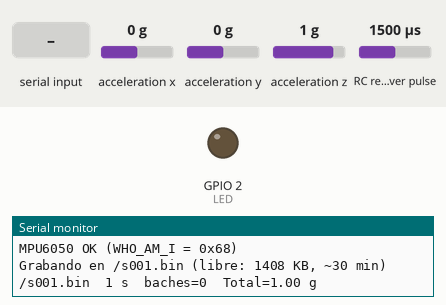
Bench run of a sketch on a simulated ESP32. Shown: output pins drawn as LEDs (lit = HIGH), the last lines printed to the serial monitor. Wiring (inferred from the names in the program): RC receiver channel: data GPIO 18; MPU-6050 motion sensor at I2C address 0x68. Dashed ring = blinking. Inputs (shaded band) come from the test bench; at power-on: acceleration x 0 g, acceleration y 0 g, acceleration z 1 g, RC receiver pulse 1500 µs. Storage starts empty.

Above: at 1.5 s.
1.6 s: acceleration x set to -1.4 g
4.6 s: "L" received over Serial
10.6 s: acceleration x set to -1 g
13.6 s: acceleration x set to -0.7 g
At 14.7 s:
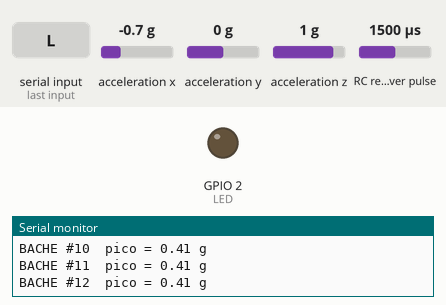
15.1 s: acceleration x set to 0.7 g
16.6 s: acceleration x set to 1 g
At 16.75 s:
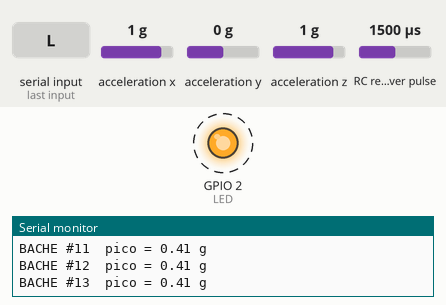
Timing chart, 0 to 20.6 s (numbered marks = the images above; inputs shaded):
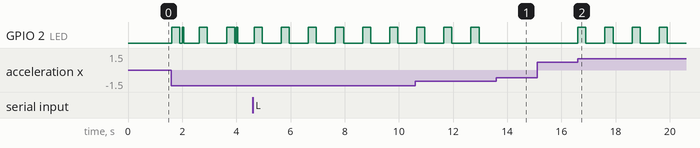

Measured:
- the behaviour switches between 0.8 and 0.9 g on acceleration x (found by bisection; images 1 and 2)
- after the input at 13.6 s, GPIO 2 (LED): stops changing and stays LOW
- after the input at 15.1 s, every drawn part: stays the same
- after the input at 16.6 s, GPIO 2 (LED): alternates HIGH for 0.30 s and LOW for 0.70 s, starting at once
- by itself, GPIO 2 (LED): alternates HIGH for 0.30 s and LOW for 0.70 s

The sketch:

esp32-logger-sin-ble.ino
```cpp
/*
 * PIN Tunja – Registrador de datos SIN Bluetooth (ESP32 DevKit V1 + MPU6050 + sensor de choque)
 *
 * Al recibir energía (power bank) empieza a grabar solo, en la memoria Flash del ESP32:
 *   - 100 lecturas por segundo del MPU6050 (ax, ay, az crudos, ±2 g → 16384 = 1 g)
 *   - Marcas por lectura: sensor de choque activado, bache detectado (MPU + choque), botón BOOT presionado
 * Cada vez que se enciende crea una sesión nueva: /s001.bin, /s002.bin, ...
 * Con ~3 MB de memoria caben unos 60 minutos de grabación en total.
 *
 * LED azul:
 *   - parpadeo corto cada 2 s  → está grabando
 *   - destello más largo       → detectó un bache
 *   - encendido fijo           → memoria llena (hay que descargar y borrar)
 * Botón BOOT: presiónalo cuando pasen por un hueco para marcarlo a mano (sirve como etiqueta).
 *
 * Descargar los datos: conecta el ESP32 al PC y ejecuta scripts/descargar_esp32.py (guarda un CSV por sesión).
 * Comandos por el Monitor Serie (921600 baudios): L = listar, G = nueva sesión, X = borrar todo.
 *
 * IDE de Arduino: placa "ESP32 Dev Module",
 *   Partition Scheme: "No OTA (1MB APP/3MB SPIFFS)"  ← importante para tener ~60 min de memoria.
 *
 * Conexiones:
 *   MPU6050:          VCC -> 3V3 | GND -> GND | SDA -> D21 | SCL -> D22
 *   Sensor de choque: (+) centro -> 3V3 | (-) -> GND | S -> D18
 */
#include <Wire.h>
#include <LittleFS.h>

// ---------------- Pines ----------------
const int PIN_SDA = 21, PIN_SCL = 22;
const int PIN_CHOQUE = 18;
const int PIN_BOTON = 0;     // botón BOOT de la placa
const int LED = 2;
const uint8_t MPU = 0x68;

// ---------------- Ajustes ----------------
const uint32_t PERIOD_US = 10000;        // 100 Hz
const float UMBRAL_G = 0.30;             // golpe del MPU: |a| - 1 g >= 0,30 g
const uint32_t VENTANA_CHOQUE_MS = 200;  // el sensor de choque debe coincidir
const uint32_t ESPERA_MS = 1000;         // no contar el mismo hueco dos veces
const size_t MARGEN_BYTES = 32 * 1024;   // espacio que se deja libre

// Registro de 8 bytes por lectura
struct __attribute__((packed)) Muestra {
  int16_t ax, ay, az;
  uint16_t marcas;   // bit0 = choque, bit1 = bache detectado, bit2 = botón BOOT
};

volatile uint32_t ultimoChoque = 0;
volatile bool choqueFlag = false;
void IRAM_ATTR alChoque() { ultimoChoque = millis(); choqueFlag = true; }

File archivo;
bool grabando = false, llena = false;
char nombre[24];
uint32_t muestras = 0, baches = 0, ultimoBache = 0, ultimoFlush = 0, ledHasta = 0;
uint32_t nextTick = 0;

// ---------------- Sensor ----------------
void writeReg(uint8_t reg, uint8_t val) {
  Wire.beginTransmission(MPU); Wire.write(reg); Wire.write(val); Wire.endTransmission();
}

bool readAccel(int16_t &ax, int16_t &ay, int16_t &az) {
  Wire.beginTransmission(MPU); Wire.write(0x3B);
  if (Wire.endTransmission(false) != 0) return false;
  if (Wire.requestFrom((int)MPU, 6) != 6) return false;
  ax = (Wire.read() << 8) | Wire.read();
  ay = (Wire.read() << 8) | Wire.read();
  az = (Wire.read() << 8) | Wire.read();
  return true;
}

// ---------------- Archivos ----------------
size_t libre() { return LittleFS.totalBytes() - LittleFS.usedBytes(); }

void nuevaSesion() {
  if (grabando) { archivo.close(); grabando = false; }
  if (libre() < MARGEN_BYTES) { llena = true; Serial.println("Memoria llena: descarga y borra"); return; }
  for (int n = 1; n < 1000; n++) {
    snprintf(nombre, sizeof(nombre), "/s%03d.bin", n);
    if (!LittleFS.exists(nombre)) break;
  }
  archivo = LittleFS.open(nombre, "w");
  grabando = (bool)archivo;
  llena = false;
  muestras = 0; baches = 0;
  Serial.printf("Grabando en %s (libre: %u KB, ~%u min)\n", nombre,
                (unsigned)(libre() / 1024), (unsigned)(libre() / (sizeof(Muestra) * 100) / 60));
}

void detener() {
  if (grabando) { archivo.close(); grabando = false; Serial.printf("Sesion %s cerrada\n", nombre); }
}

void listar() {
  detener();
  File raiz = LittleFS.open("/");
  for (File f = raiz.openNextFile(); f; f = raiz.openNextFile()) {
    Serial.printf("  %s  %u bytes  (~%u s)\n", f.name(), (unsigned)f.size(),
                  (unsigned)(f.size() / sizeof(Muestra) / 100));
  }
  Serial.printf("Libre: %u KB de %u KB\n", (unsigned)(libre() / 1024), (unsigned)(LittleFS.totalBytes() / 1024));
}

// Envía cada archivo como: "FILE <nombre> <bytes>\n" + bytes crudos. Al final "END\n".
void descargar() {
  detener();
  uint8_t buf[512];
  File raiz = LittleFS.open("/");
  for (File f = raiz.openNextFile(); f; f = raiz.openNextFile()) {
    if (f.size() == 0) continue;
    Serial.printf("FILE %s %u\n", f.name(), (unsigned)f.size());
    size_t n;
    while ((n = f.read(buf, sizeof(buf))) > 0) Serial.write(buf, n);
    Serial.flush();
  }
  Serial.println("END");
}

void borrarTodo() {
  detener();
  File raiz = LittleFS.open("/");
  String nombres[200]; int k = 0;
  for (File f = raiz.openNextFile(); f && k < 200; f = raiz.openNextFile()) nombres[k++] = String("/") + f.name();
  raiz.close();
  for (int i = 0; i < k; i++) LittleFS.remove(nombres[i]);
  Serial.printf("BORRADO (%d archivos). Libre: %u KB\n", k, (unsigned)(libre() / 1024));
}

void atender(char c) {
  if (c == 'L' || c == 'l') listar();
  else if (c == 'D' || c == 'd') descargar();
  else if (c == 'X' || c == 'x') borrarTodo();
  else if (c == 'G' || c == 'g') nuevaSesion();
  else return;
  nextTick = micros();   // retomar el ritmo de muestreo después del comando
}

// ---------------- Setup ----------------
void setup() {
  Serial.begin(921600);
  delay(300);
  pinMode(LED, OUTPUT);
  pinMode(PIN_BOTON, INPUT_PULLUP);
  pinMode(PIN_CHOQUE, INPUT_PULLUP);
  attachInterrupt(digitalPinToInterrupt(PIN_CHOQUE), alChoque, CHANGE);

  Wire.begin(PIN_SDA, PIN_SCL, 400000);
  writeReg(0x6B, 0x00);   // despertar
  writeReg(0x1C, 0x00);   // ±2 g
  writeReg(0x1A, 0x03);   // filtro interno ~44 Hz
  Wire.beginTransmission(MPU); Wire.write(0x75); Wire.endTransmission(false);
  Wire.requestFrom((int)MPU, 1);
  int who = Wire.available() ? Wire.read() : -1;
  if (who < 0) Serial.println("No encuentro el MPU6050: revisa VCC, GND, SDA (D21) y SCL (D22)");
  else Serial.printf("MPU6050 OK (WHO_AM_I = 0x%02X)\n", who);

  if (!LittleFS.begin(true)) {   // la primera vez formatea la memoria
    Serial.println("Error al montar la memoria: revisa el Partition Scheme");
    digitalWrite(LED, HIGH);
    while (true) delay(1000);
  }
  nuevaSesion();
  nextTick = micros();
}

// ---------------- Loop ----------------
void loop() {
  if (Serial.available()) atender(Serial.read());

  uint32_t ms = millis();
  // LED: destello de bache / parpadeo de grabación / fijo si está llena
  if (ledHasta) { if (ms > ledHasta) { digitalWrite(LED, LOW); ledHasta = 0; } }
  else if (llena) digitalWrite(LED, HIGH);
  else digitalWrite(LED, (grabando && (ms % 2000) < 50) ? HIGH : LOW);

  uint32_t now = micros();
  if ((int32_t)(now - nextTick) < 0) return;
  nextTick += PERIOD_US;
  if ((int32_t)(micros() - nextTick) > 200000) nextTick = micros();   // si se atrasó mucho, no recuperar en ráfaga

  int16_t ax, ay, az;
  if (!readAccel(ax, ay, az)) return;

  float gx = ax / 16384.0f, gy = ay / 16384.0f, gz = az / 16384.0f;
  float total = sqrtf(gx * gx + gy * gy + gz * gz);
  float exceso = fabsf(total - 1.0f);

  uint16_t marcas = 0;
  if (choqueFlag) { choqueFlag = false; marcas |= 1; }
  bool choqueReciente = ultimoChoque != 0 && (ms - ultimoChoque) < VENTANA_CHOQUE_MS;
  if (exceso >= UMBRAL_G && choqueReciente && (ms - ultimoBache) >= ESPERA_MS) {
    ultimoBache = ms; baches++;
    marcas |= 2;
    digitalWrite(LED, HIGH); ledHasta = ms + 300;
    Serial.printf("BACHE #%lu  pico = %.2f g\n", (unsigned long)baches, exceso);
  }
  if (digitalRead(PIN_BOTON) == LOW) marcas |= 4;

  if (grabando) {
    Muestra s = {ax, ay, az, marcas};
    archivo.write((uint8_t *)&s, sizeof(s));
    muestras++;
    if (ms - ultimoFlush >= 2000) {
      archivo.flush();
      ultimoFlush = ms;
      if (libre() < MARGEN_BYTES) {
        archivo.close(); grabando = false; llena = true;
        Serial.println("Memoria llena: descarga y borra");
      }
    }
  }

  if (muestras % 100 == 0 && grabando)
    Serial.printf("%s  %lu s  baches=%lu  Total=%.2f g\n", nombre, (unsigned long)(muestras / 100),
                  (unsigned long)baches, total);
}
```
